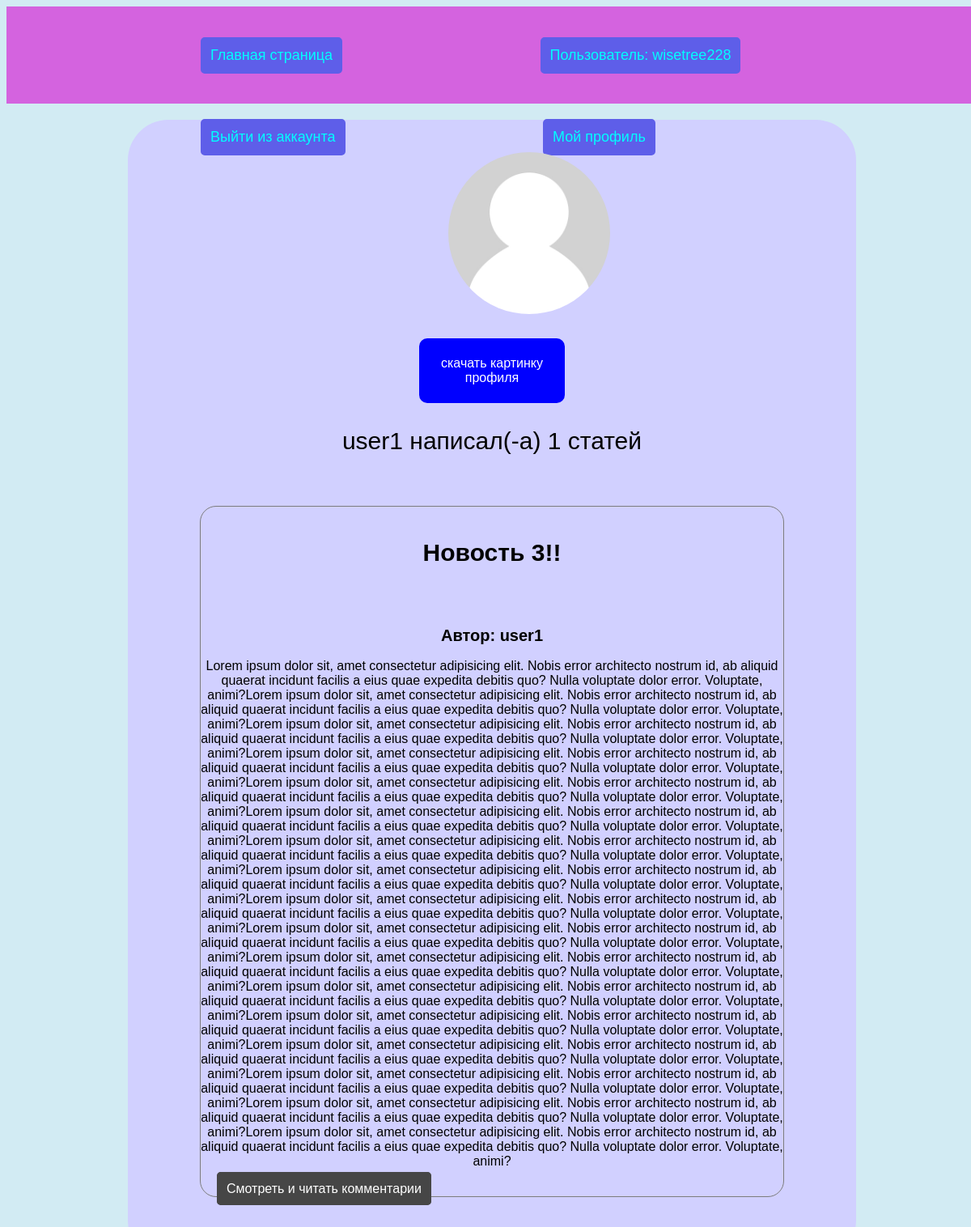
/otherprof/user1 (signed in), run on the app's committed database.
### tables this page shows
CREATE TABLE "article" (
	"id"	INTEGER NOT NULL UNIQUE,
	"name"	TEXT,
	"text"	TEXT,
	"author"	TEXT,
	PRIMARY KEY("id" AUTOINCREMENT)
);

### main.py (the view)
@app.route('/otherprof/<username>')
def otherprof(username):
    if session['userName']==username:
        return redirect(url_for('profile'))
    if not check_id('user', f"username='{username}'"):
        return redirect('error')
    articles = selectAllWithCondition('article', f"author='{username}'")
    leng = len(articles)
    if check_user_image(username):
        user = selectOne('user', f"username='{username}'")
        db = connect('database.db')
        cur = db.cursor()
        cur.execute("SELECT image FROM user WHERE username = ?", (username,))
        image_data = cur.fetchone()[0]
        db.close()
        img_data_base64 = base64.b64encode(image_data).decode('utf-8')
        return render_template('oprofile.html', session=session, articles=articles, leng=leng, img=img_data_base64, username=username)
    else:
        return render_template('oprofile.html', session=session, articles=articles, leng=leng, img=None, username=username)

### main.py (called while the page is built)
def selectAllWithCondition(table, cond):
    db = connect('database.db')
    cur = db.cursor()
    cur.execute(f"SELECT * FROM {table} WHERE {cond};")
    db.commit()
    list = cur.fetchall()
    db.close()
    return list

def check_id(table, cond):
    db = connect('database.db')
    cur = db.cursor()
    cur.execute(f"SELECT * FROM {table} WHERE {cond};")
    db.commit()
    list = cur.fetchall()
    db.close()
    if len(list)>=1:
        return True
    return False

def check_user_image(username):  # вспомогательная функция для проверки наличия картинки профиля
    conn = connect('database.db')
    cursor = conn.cursor()
    cursor.execute(f"SELECT * FROM user WHERE username = '{username}' AND image IS NOT NULL")
    result = cursor.fetchall()
    conn.close()
    if len(result)==0:
        return False
    else:
        return True

### templates/oprofile.html (shortened to what this page needs)
{% extends 'layout.html' %}
{% block content %}
<div class="menu">
    {% if not session.userLogged %}
    <a class="log" href="{{url_for('login')}}">Войти или зарегистрироваться</a>
    {% else %}
    <a href="{{url_for('index')}}" class="username logout">Главная страница</a>
    <p class="username">Пользователь: {{session.userName}}</p>
    <a href="{{url_for('logout')}}" class="username logout">Выйти из аккаунта</a>
    <a href="{{url_for('profile')}}" class="username logout">Мой профиль</a>
    {% endif %}
</div>
<div class="container">
    {% if img %}
    <img alt="твоё фото" class="photo">
    {% else %}
    <img src="{{url_for('static', filename='photo.jpg')}}" alt="твоё фото" class="photo">
    {% endif %}
    <a href="{{ url_for('uploadimg', username=username) }}" class="add prof">скачать картинку профиля</a>
<p class="name">{{username}} написал(-а) {{leng}} статей</p>
{% for i in articles %}
<div class="new">
    <h4 class="name">{{i[1]}}</h4><br>
    <h2 class="name auth">Автор: {{i[3]}}</h2>
    <p class="text">{{i[2]}}</p>
    <a class="view-btn" href="{{ url_for('detailview', id=i[0]) }}">Смотреть и читать комментарии</a>
</div>
{% endfor %}
</div>
{% endblock %}

### templates/layout.html (style rules this page uses)
body { background-color: rgb(210, 235, 243); width: 100%; height: 100%; padding: 0%; }
.container { background-color: rgb(209, 208, 255); margin-top: 20px; width: 75%; height: 70%; margin-left: auto; margin-right: auto; border-radius: 50px; padding-top: 40px; padding-bottom: 40px; }
.new { border: 1px solid rgb(124, 124, 124); border-radius: 20px; margin-top: 7%; margin-bottom: 40px; width: 80%; margin-left: auto; margin-right: auto; }
.name { font-size: 30px; text-align: center; }
.auth { font-size: 20px; }
* { font-family:Arial; text-decoration: none; }
.text { text-align: center; }
.add { background-color: rgb(0, 0, 255); color: white; border-radius: 10px; padding: 20px; margin-left: 100px; transition: all 0.2s; border: 2px solid blue; margin-top: 100px; }
.view-btn { padding: 10px; border-radius: 5px; background-color: rgb(70, 70, 70); color: white; transition: all 0.2s; border: 2px solid rgb(70, 70, 70); margin-left: 20px; }
.menu { width: 100%; height: 120px; background-color: rgb(212, 99, 223); margin-top: 0%; }
.username { font-size: large; background-color: rgb(94, 94, 233); padding: 10px; border-radius: 5px; margin-left: 240px; margin-top: 38px; display: inline-block; color: aqua; transition: all 0.2s; border: 2px solid rgb(94, 94, 233); }
.photo { display: block; width: 200px; height: 200px; border-radius: 100px; margin-left: 44%; }
.prof { margin-left: 40%; margin-top: 30px; margin-right: 40%; text-align: center; display: block; }

### data on the page
article: name "Новость 3!!", author "user1", text "Lorem ipsum dolor sit, amet consectetur adipisicing elit. Nobis error architecto nostrum id, ab aliquid quaerat incidunt facilis a eius quae expedita debitis quo? Nulla voluptate dolor error. Voluptate, animi?Lorem ipsum dolor sit, amet consectetur adipisicing elit. Nobis error architecto nostrum id, ab aliquid quaerat incidunt facilis a eius quae expedita debitis quo? Nulla voluptate dolor error. Voluptate, animi?Lorem ipsum dolor sit, amet consectetur adipisicing elit. Nobis error architecto nostrum id, ab aliquid quaerat incidunt facilis a eius quae expedita debitis quo? Nulla voluptate dolor error. Voluptate, animi?Lorem ipsum dolor sit, amet consectetur adipisicing elit. Nobis error…"

### other printed values
{{ session.userName }} "wisetree228"
{{ username }} "user1"
{{ leng }} "1"
